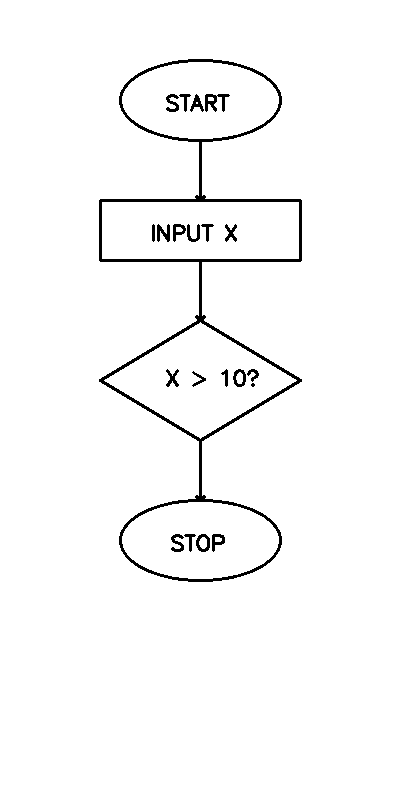
#> input picture data/samples/sample_flowchart.png, 400 x 800 px, found by its file name
$ python debug_shapes.py
#> lines starting #> are read from the running program, lines starting #| are printed output that depends on the picture; after the words box and inside, x2 and y2 are one past the last pixel; in counts of white or black regions, pixels touching at a corner belong together
### src/image_processor.py

import cv2
import numpy as np

class ImageProcessor:
    """
    Handles detection of symbols and arrows in a flowchart image.
    Framed as a feasibility study using heuristic-based CV.
    """
    def __init__(self, image_path):
#> called with image_path = 'data/samples/sample_flowchart.png'
        self.image = cv2.imread(image_path)
#> self.image is the input picture: shape (800, 400, 3); 97.5% white; 21 black regions (1 under 20 px), largest, box (x1, y1, x2, y2) and area: (99, 59, 302, 582) 5979, (205, 94, 230, 112) 215, (157, 224, 170, 242) 140
        if self.image is None:
            raise ValueError(f"Could not read image at {image_path}")
        self.gray = cv2.cvtColor(self.image, cv2.COLOR_BGR2GRAY)
        self.processed = self.preprocess()

    def preprocess(self):
        """
        Adaptive preprocessing to handle different lighting conditions and image styles.
        Optimized for hand-drawn lines (wobbly, potential gaps).
        """
        # 1. Adaptive Thresholding
        thresh = cv2.adaptiveThreshold(
            self.gray, 255, cv2.ADAPTIVE_THRESH_GAUSSIAN_C,
            cv2.THRESH_BINARY_INV, 11, 2
        )

        # 2. Morphological Operations
        # Dilate heavily to connect broken hand-drawn lines
        kernel = np.ones((3,3), np.uint8)
        # Dilate first to connect gaps
        dilated = cv2.dilate(thresh, kernel, iterations=1)
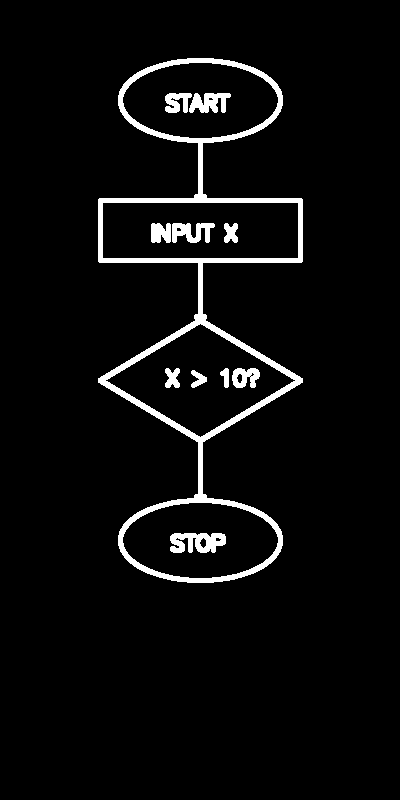
#> dilated: shape (800, 400); 4.5% white; 11 white regions, largest, box (x1, y1, x2, y2) and area: (98, 58, 303, 583) 10537, (170, 533, 226, 553) 811, (189, 93, 231, 113) 563
        # Then close to fill small holes
        closing = cv2.morphologyEx(dilated, cv2.MORPH_CLOSE, kernel, iterations=2)
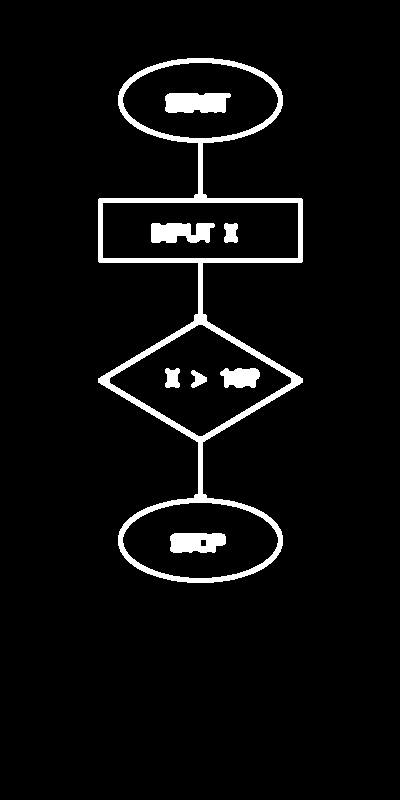
#> closing: shape (800, 400); 4.7% white; 8 white regions

        return closing

    def detect_shapes(self):
        """
        Detects contours and classifies them into Start/End, Process, Decision.
        Uses dynamic thresholds based on image size.
        """
        contours, hierarchy = cv2.findContours(self.processed, cv2.RETR_TREE, cv2.CHAIN_APPROX_SIMPLE)
#> contours = 13 contours; largest, box (x1, y1, x2, y2) and area: (98, 58, 303, 583) 48962, (102, 202, 299, 259) 10974, (109, 324, 292, 437) 10808, (122, 502, 279, 579) 9196, (122, 62, 279, 139) 9196
        detected_shapes = []

        height, width = self.image.shape[:2]
#> height = 800; width = 400
        image_area = height * width
#> image_area = 320000

        # Dynamic thresholds: 0.1% to 50% of image area
        min_area = image_area * 0.001
#> min_area = 320
        max_area = image_area * 0.5
#> max_area = 160000

        for i, cnt in enumerate(contours):
            area = cv2.contourArea(cnt)

            # Filter based on dynamic image size
            if area < min_area or area > max_area:
                continue

            # Check hierarchy: We want shapes that don't have parents (outermost)
            # OR shapes whose parents are the image border.

            peri = cv2.arcLength(cnt, True)
            # Relaxed epsilon for hand-drawn (0.04 instead of 0.02-0.03)
            # This allows more "wobble" to still be seen as a straight line
            approx = cv2.approxPolyDP(cnt, 0.04 * peri, True)
            num_vertices = len(approx)
            x, y, w, h = cv2.boundingRect(approx)

            shape_type = "Unknown"

            # Improved classification logic
            if num_vertices == 4:
                # Check if it's rotated (diamond) or axis-aligned (rectangle)
                shape_area = cv2.contourArea(approx)
                bbox_area = w * h
                fill_ratio = shape_area / bbox_area if bbox_area > 0 else 0

                if fill_ratio < 0.65:
                    shape_type = "Decision"
                elif fill_ratio < 0.95:
                    shape_type = "Start/End" # Rounded Rect / Oval
                else:
                    shape_type = "Process" # Rectangle
            elif num_vertices > 4:
                # Likely an ellipse/oval/rounded rect
                shape_type = "Start/End"
            else:
                # Triangle or other, default to Process for now or ignore
                if num_vertices == 3:
                     # Could be merge/extract, but treat as unknown or process
                     pass

            detected_shapes.append({
                "type": shape_type,
                "bbox": (x, y, w, h),
                "contour": cnt
            })
#> this loop made 13 passes
#> (area, peri, approx, num_vertices, x, y, w, h) on passes 1, 2, 5, 9, 12, 13: (48962, 2198.4, [[187, 58], [98, 382], [213, 582], [302, 199]], 4, 98, 58, 205, 525), (9196, 393.7, [[122, 537], [211, 502], [278, 542], [189, 578]], 4, 122, 502, 157, 77), (10808, 461.5, [[198, 324], [291, 378], [202, 436], [109, 382]], 4, 109, 324, 183, 113), (10974, 501.7, [[102, 203], [297, 202], [298, 257], [103, 258]], 4, 102, 202, 197, 57), (9196, 393.7, [[122, 97], [211, 62], [278, 102], [189, 138]], 4, 122, 62, 157, 77), (1093.5, 171.4, [[165, 110], [224, 112], [230, 94], [169, 93]], 4, 165, 93, 66, 20)
#> (area, peri, num_vertices, x, y, w, h, shape_type) on passes 3, 7, 11: (922.5, 146.5, 5, 170, 533, 56, 20, 'Start/End'), (578, 116.4, 5, 220, 368, 40, 20, 'Start/End'), (922, 200.4, 7, 151, 223, 64, 20, 'Start/End')
#> after the loop, detected_shapes = 9 items

        # Filter duplicates (concentric contours often detected for thick lines)
        # We can sort by area and remove smaller ones contained in larger ones if centroids are close
        return self._filter_duplicates(detected_shapes)

    def _filter_duplicates(self, shapes):
        """Removes duplicate detections for the same shape (e.g. inner/outer borders)."""
        if not shapes: return []

        # Sort by area descending
        shapes.sort(key=lambda s: s['bbox'][2] * s['bbox'][3], reverse=True)

        kept_shapes = []
        for current in shapes:
            is_duplicate = False
            cx, cy, cw, ch = current['bbox']
            curr_center = (cx + cw/2, cy + ch/2)

            for kept in kept_shapes:
                kx, ky, kw, kh = kept['bbox']
                kept_center = (kx + kw/2, ky + kh/2)

                # Distance between centers
                dist = np.sqrt((curr_center[0] - kept_center[0])**2 + (curr_center[1] - kept_center[1])**2)

                # If center is close and area is significantly smaller, it's likely an inner contour
                if dist < 20: # Threshold for "same location"
                    is_duplicate = True
                    break

            if not is_duplicate:
                kept_shapes.append(current)
#> this loop made 9 passes
#> (cx, cy, cw, ch, curr_center) on passes 1 to 9: (98, 58, 205, 525, (200.5, 320.5)), (109, 324, 183, 113, (200.5, 380.5)), (122, 502, 157, 77, (200.5, 540.5)), (122, 62, 157, 77, (200.5, 100.5)), (102, 202, 197, 57, (200.5, 230.5)), (165, 93, 66, 20, (198, 103)), (151, 223, 64, 20, (183, 233)), (170, 533, 56, 20, (198, 543)), (220, 368, 40, 20, (240, 378))
#> after the loop, kept_shapes = 6 items

        return kept_shapes

    # [8 lines left out: function detect_arrows, not called in this run]

# [3 lines that do not run on import are left out]

### src/debug_shapes.py

import cv2
import numpy as np
from image_processor import ImageProcessor

def debug_detection(image_path):
    proc = ImageProcessor(image_path)
    shapes = proc.detect_shapes()
#> shapes = 6 items

    print(f"Total shapes detected: {len(shapes)}")
#| Total shapes detected: 6

    # Draw on original image
    debug_img = proc.image.copy()

    for i, shape in enumerate(shapes):
        x, y, w, h = shape['bbox']
        cv2.rectangle(debug_img, (x, y), (x+w, y+h), (0, 255, 0), 2)
        cv2.putText(debug_img, f"{i}: {shape['type']}", (x, y-10),
                    cv2.FONT_HERSHEY_SIMPLEX, 0.5, (0, 255, 0), 2)
        print(f"Shape {i}: {shape['type']} at {shape['bbox']}")
#> this loop made 6 passes
#> (x, y, w, h) on passes 1 to 6: (98, 58, 205, 525), (109, 324, 183, 113), (122, 502, 157, 77), (122, 62, 157, 77), (102, 202, 197, 57), (220, 368, 40, 20)
#| Shape 0: Decision at (98, 58, 205, 525)
#| Shape 1: Decision at (109, 324, 183, 113)
#| Shape 2: Decision at (122, 502, 157, 77)
#| Shape 3: Decision at (122, 62, 157, 77)
#| Shape 4: Process at (102, 202, 197, 57)
#| Shape 5: Start/End at (220, 368, 40, 20)
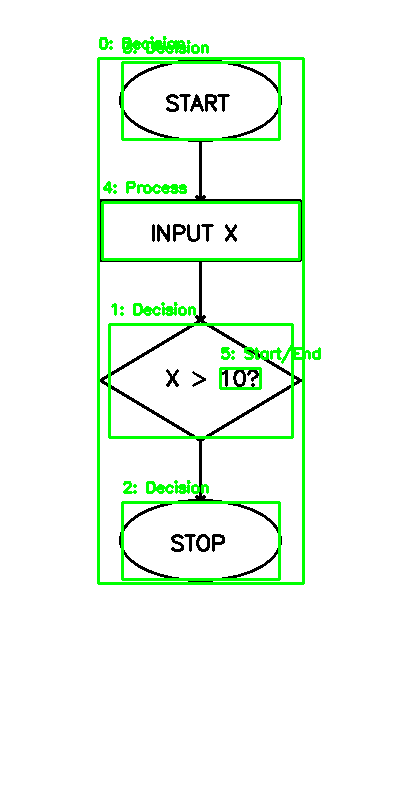
#> debug_img: shape (800, 400, 3); 4.41% of pixels changed, all inside (x1, y1, x2, y2) = (97, 36, 321, 585)

    cv2.imwrite("data/samples/debug_output.png", debug_img)
    cv2.imwrite("data/samples/preprocessed.png", proc.processed)
    print("Debug images saved: debug_output.png, preprocessed.png")

if __name__ == "__main__":
    debug_detection("data/samples/sample_flowchart.png")
